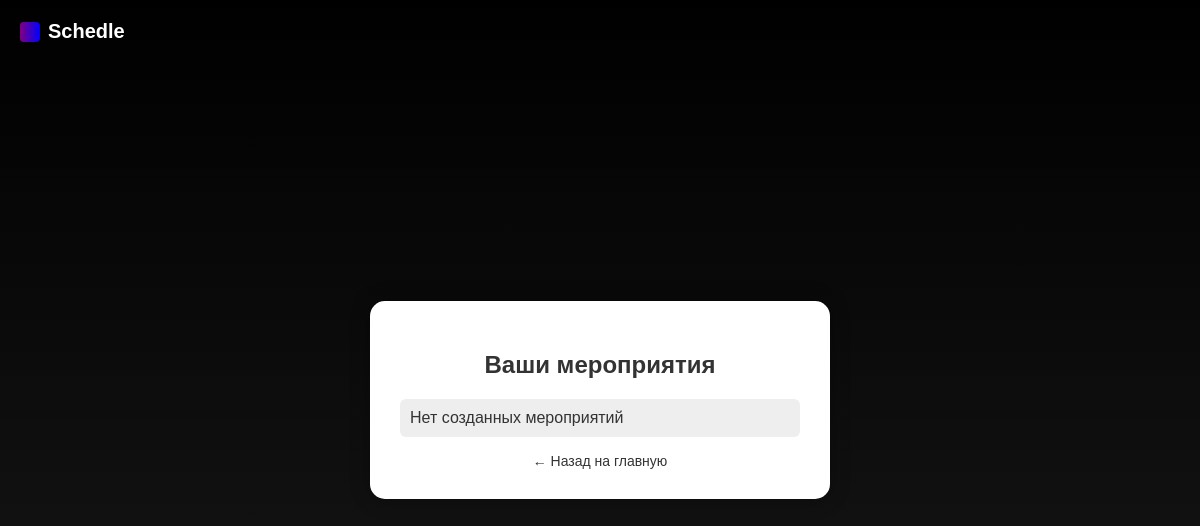
/events/ (signed in), run on an earlier commit of the app's database.
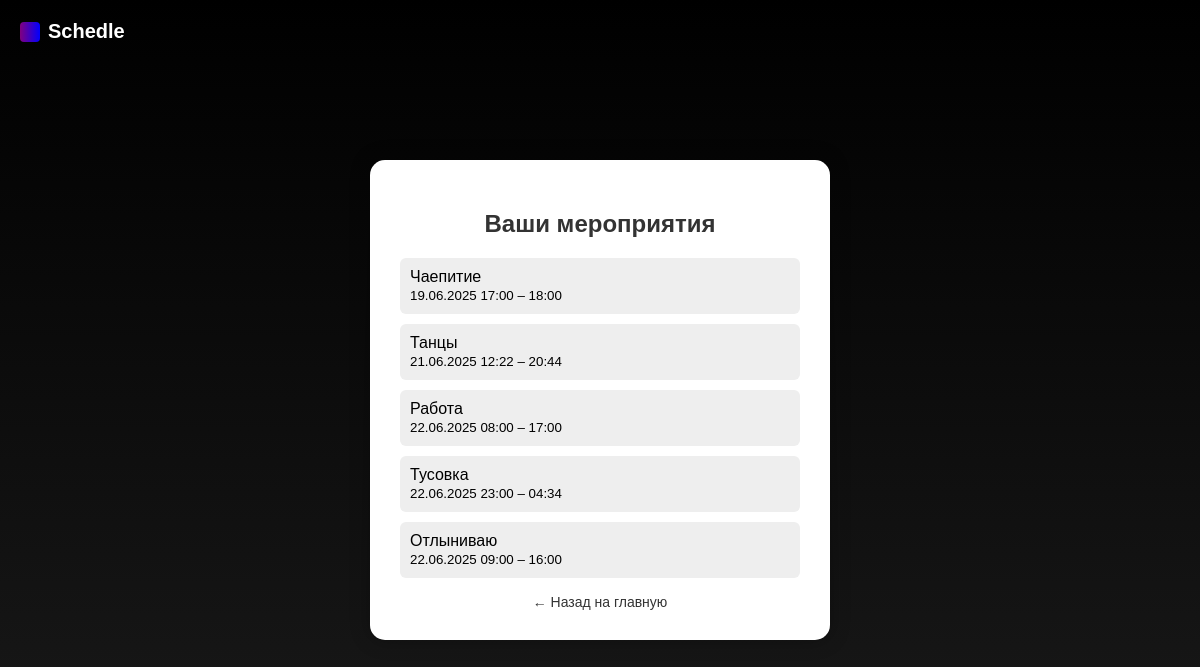
And on a later commit of the database.
### main/models.py (models this page shows, shortened)
class Event(models.Model):
    Title = models.CharField(max_length=40, blank=False, default='')
    Creator = models.ForeignKey(User, on_delete=models.CASCADE, related_name='created_events')
    StartTime = models.DateTimeField(blank=False)
    EndTime = models.DateTimeField(blank=False)
    Description = models.TextField(null=True, blank=True, default='')
    Colour = models.CharField(max_length=20, blank=True, default='grey')
    Participants = models.ManyToManyField(User, related_name="events")

### main/views.py (the view)
# urls.py: path('events/', event_list, name='event_list'),
@login_required
def event_list(request):
    events = Event.objects.filter(Creator=request.user)
    return render(request, 'EventList.html', {'events': events})

### templates/EventList.html (shortened to what this page needs)
<!DOCTYPE html>
<html lang="ru">
<head>
</head>
<body>
  <div class="logo">
    <div class="logo-icon"></div>
    Schedle
  </div>
  <div class="container">
    <h2>Ваши мероприятия</h2>
    <ul>
      {% for event in events %}
        <li>
          <a href="{% url 'edit_event' event.id %}">
            {{ event.Title }} <br>
            <small>{{ event.StartTime|date:"d.m.Y H:i" }} – {{ event.EndTime|date:"H:i" }}</small>
          </a>
        </li>
      {% empty %}
        <li>Нет созданных мероприятий</li>
      {% endfor %}
    </ul>
    <div class="back">
      <a href="{% url 'main page' %}">← Назад на главную</a>
    </div>
  </div>
</body>
</html>

### templates/EventList.html (style rules this page uses)
body { font-family: sans-serif; background: linear-gradient(to bottom, #000, #1a1a1a); color: #333; display: flex; justify-content: center; align-items: center; height: 100vh; margin: 0; }
.container { background: white; padding: 30px; border-radius: 15px; width: 400px; box-shadow: 0 0 20px rgba(0,0,0,0.3); }
h2 { text-align: center; margin-bottom: 20px; }
ul { list-style: none; padding: 0; }
li { padding: 10px; background: #eee; margin-bottom: 10px; border-radius: 6px; }
a { text-decoration: none; color: black; display: block; }
.logo { position: absolute; top: 20px; left: 20px; color: white; font-size: 20px; font-weight: bold; display: flex; align-items: center; gap: 8px; }
.logo-icon { width: 20px; height: 20px; background: linear-gradient(to right, purple, blue); border-radius: 4px; }
.back { text-align: center; margin-top: 10px; }
.back a { color: #333; font-size: 14px; }

What changed in the data, as far as the page shows it:
added Event: Title "Чаепитие", StartTime "19.06.2025 17:00", EndTime "18:00"
added Event: Title "Танцы", StartTime "21.06.2025 12:22", EndTime "20:44"
added Event: Title "Работа", StartTime "22.06.2025 08:00", EndTime "17:00"
added Event: Title "Тусовка", StartTime "22.06.2025 23:00", EndTime "04:34"
added Event: Title "Отлыниваю", StartTime "22.06.2025 09:00", EndTime "16:00"
Also different on the page:
text no longer shown: "Нет созданных мероприятий"
